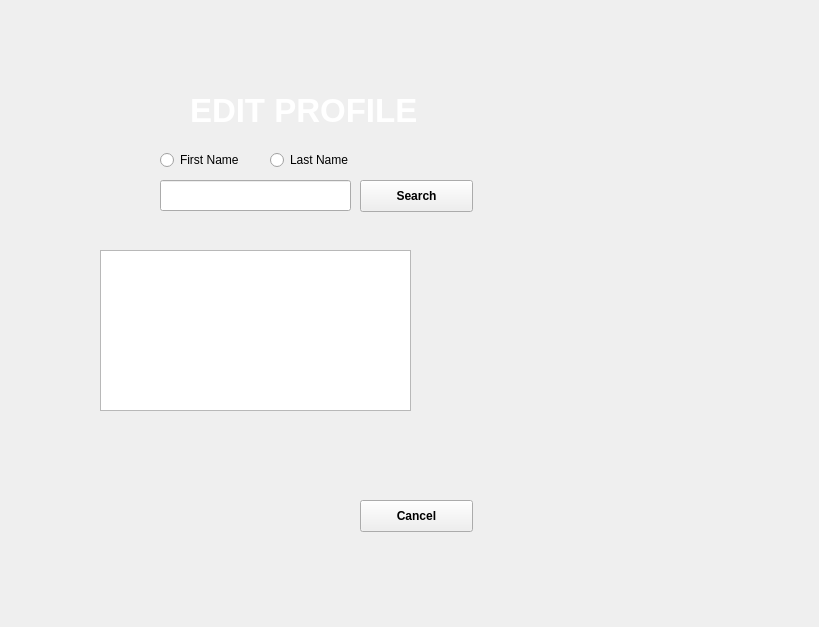
<?xml version="1.0" encoding="UTF-8"?>
<ui version="4.0">
 <class>EditWindow</class>
 <widget class="QWidget" name="EditWindow">
  <property name="geometry">
   <rect>
    <x>0</x>
    <y>0</y>
    <width>819</width>
    <height>627</height>
   </rect>
  </property>
  <property name="windowTitle">
   <string>Form</string>
  </property>
  <widget class="QLineEdit" name="lineEdit">
   <property name="geometry">
    <rect>
     <x>160</x>
     <y>180</y>
     <width>191</width>
     <height>31</height>
    </rect>
   </property>
  </widget>
  <widget class="QPushButton" name="cancel">
   <property name="geometry">
    <rect>
     <x>360</x>
     <y>500</y>
     <width>113</width>
     <height>32</height>
    </rect>
   </property>
   <property name="font">
    <font>
     <weight>75</weight>
     <bold>true</bold>
    </font>
   </property>
   <property name="text">
    <string>Cancel</string>
   </property>
  </widget>
  <widget class="QLabel" name="labelSearchingfor">
   <property name="geometry">
    <rect>
     <x>130</x>
     <y>220</y>
     <width>221</width>
     <height>20</height>
    </rect>
   </property>
   <property name="styleSheet">
    <string notr="true">color: rgb(255, 255, 255);</string>
   </property>
   <property name="text">
    <string/>
   </property>
  </widget>
  <widget class="QRadioButton" name="radioButtonFirstName">
   <property name="geometry">
    <rect>
     <x>160</x>
     <y>150</y>
     <width>100</width>
     <height>20</height>
    </rect>
   </property>
   <property name="text">
    <string>First Name</string>
   </property>
  </widget>
  <widget class="QLabel" name="label">
   <property name="geometry">
    <rect>
     <x>190</x>
     <y>80</y>
     <width>251</width>
     <height>61</height>
    </rect>
   </property>
   <property name="font">
    <font>
     <pointsize>25</pointsize>
     <weight>75</weight>
     <bold>true</bold>
    </font>
   </property>
   <property name="styleSheet">
    <string notr="true">color: rgb(255, 255, 255);</string>
   </property>
   <property name="text">
    <string>EDIT PROFILE</string>
   </property>
  </widget>
  <widget class="QRadioButton" name="radioButtonLastName">
   <property name="geometry">
    <rect>
     <x>270</x>
     <y>150</y>
     <width>100</width>
     <height>20</height>
    </rect>
   </property>
   <property name="text">
    <string>Last Name</string>
   </property>
  </widget>
  <widget class="QLabel" name="labelThereare">
   <property name="geometry">
    <rect>
     <x>100</x>
     <y>430</y>
     <width>221</width>
     <height>41</height>
    </rect>
   </property>
   <property name="styleSheet">
    <string notr="true">color: rgb(255, 255, 255);</string>
   </property>
   <property name="text">
    <string/>
   </property>
  </widget>
  <widget class="QLabel" name="label_2">
   <property name="geometry">
    <rect>
     <x>0</x>
     <y>0</y>
     <width>631</width>
     <height>631</height>
    </rect>
   </property>
   <property name="text">
    <string/>
   </property>
   <property name="pixmap">
    <pixmap>C:/Users/GianFrancesSacay/Desktop/RoomRental/RoomRental/images/bbb.jpg</pixmap>
   </property>
  </widget>
  <widget class="QPushButton" name="search">
   <property name="geometry">
    <rect>
     <x>360</x>
     <y>180</y>
     <width>113</width>
     <height>32</height>
    </rect>
   </property>
   <property name="font">
    <font>
     <weight>75</weight>
     <bold>true</bold>
    </font>
   </property>
   <property name="text">
    <string>Search</string>
   </property>
  </widget>
  <widget class="QTableView" name="tableView">
   <property name="geometry">
    <rect>
     <x>100</x>
     <y>250</y>
     <width>311</width>
     <height>161</height>
    </rect>
   </property>
  </widget>
 </widget>
 <resources/>
 <connections/>
</ui>
